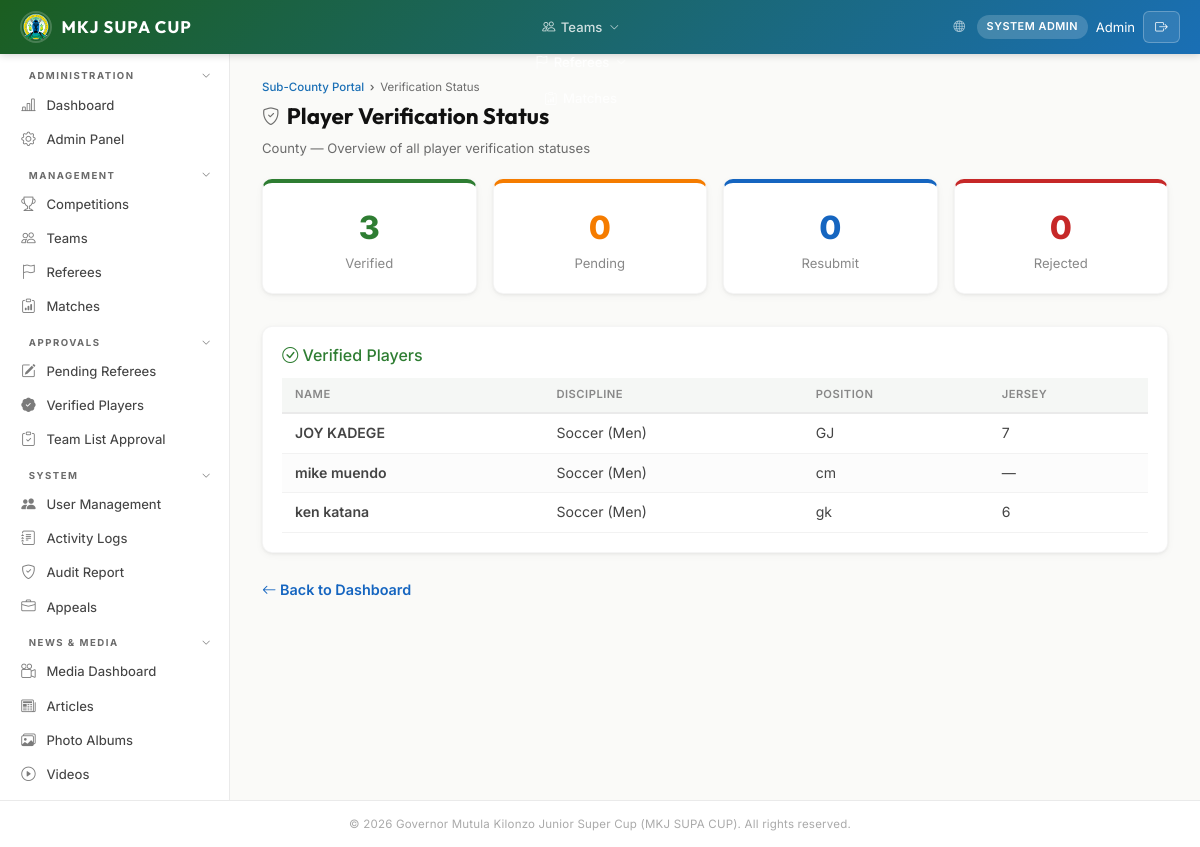
Screenshot of /portal/subcounty-officer/verification/ (signed in) with the database file from the repository.
### accounts/models.py (models this page shows, shortened)
class User(AbstractBaseUser, PermissionsMixin):
    email       = models.EmailField(unique=True)
    first_name  = models.CharField(max_length=100)
    last_name   = models.CharField(max_length=100)
    phone       = models.CharField(max_length=13, validators=[kenya_phone_validator])
    role        = models.CharField(max_length=30, choices=UserRole.choices, default=UserRole.TEAM_MANAGER)
    county      = models.CharField(max_length=100, blank=True, help_text="Kenyan county")
    sub_county  = models.CharField(
        max_length=100, blank=True, default="",
        help_text="Sub-county or constituency assignment for sub-county sports officers",
    )
    profile_photo = models.ImageField(upload_to="profiles/", null=True, blank=True)
    is_active   = models.BooleanField(default=True)
    is_staff    = models.BooleanField(default=False)
    is_suspended = models.BooleanField(default=False, help_text="Admin-suspended account")
    assigned_discipline = models.CharField(
        max_length=30, blank=True, default="",
        help_text="Sport family or discipline this user manages (for Coordinator / Scout roles)",
    )
    must_change_password = models.BooleanField(
        default=False,
        help_text="When True the user must set a new password on next login.",
    )
    date_joined = models.DateTimeField(default=timezone.now)
    last_login  = models.DateTimeField(null=True, blank=True)
    objects = UserManager()
    USERNAME_FIELD  = "email"
    REQUIRED_FIELDS = ["first_name", "last_name"]
    class Meta:
        verbose_name      = "User"
        verbose_name_plural = "Users"
        ordering = ["last_name", "first_name"]

### teams/models.py (models this page shows, shortened)
class CountyPlayer(models.Model):
    discipline = models.ForeignKey(
        CountyDiscipline, on_delete=models.CASCADE,
        related_name="players",
    )
    first_name = models.CharField(max_length=100)
    last_name = models.CharField(max_length=100)
    date_of_birth = models.DateField()
    national_id_number = models.CharField(
        max_length=20, unique=True, validators=[national_id_validator],
        help_text="National ID — unique across all counties and disciplines",
    )
    huduma_number = models.CharField(
        max_length=30, blank=True, default="",
        help_text="Huduma Namba / Huduma Kenya number",
    )
    phone = models.CharField(max_length=13, validators=[kenya_phone_validator])
    sub_county = models.CharField(
        max_length=100, blank=True, default="",
        help_text="Sub-county the player represents",
    )
    ward = models.CharField(
        max_length=100, blank=True, default="",
        help_text="Ward within the sub-county",
    )
    position = models.CharField(max_length=10, blank=True, default="",
                                help_text="Player position (where applicable)")
    jersey_number = models.PositiveIntegerField(null=True, blank=True,
                                                help_text="Jersey number")
    photo = models.ImageField(upload_to="county_players/photos/", null=True, blank=True,
                              help_text="Passport-size photo (required)")
    iprs_photo = models.ImageField(
        upload_to="county_players/iprs_photos/", null=True, blank=True,
        help_text="Passport photo returned from IPRS lookup (auto-populated)",
    )
    id_document = models.ImageField(upload_to="county_players/ids/", null=True, blank=True,
                                    help_text="Copy of National ID (required)")
    birth_certificate = models.ImageField(
        upload_to="county_players/birth_certs/", null=True, blank=True,
        help_text="Copy of Birth Certificate (optional)",
    )
    verification_status = models.CharField(
        max_length=20,
        choices=[
            ("pending", "Pending Verification"),
            ("verified", "Verified / Approved"),
            ("rejected", "Rejected"),
            ("resubmit", "Requires Resubmission"),
        ],
        default="pending",
    )
    rejection_reason = models.TextField(blank=True, default="")
    huduma_status = models.CharField(
        max_length=20,
        choices=[
            ("not_checked", "Not Checked"),
            ("verified", "Verified"),
            ("failed", "Failed"),
        ],
        default="not_checked",
    )
    huduma_verified_at = models.DateTimeField(null=True, blank=True)
    higher_league_status = models.CharField(
        max_length=20,
        choices=[
            ("not_checked", "Not Checked"),
            ("clear", "Clear"),
            ("flagged", "Flagged — Higher League / National Team"),
        ],
        default="not_checked",
        help_text="For non-football disciplines: check if player is in higher league or national team",
    )
    higher_league_details = models.TextField(
        blank=True, default="",
        help_text="Details of higher league / national team participation if flagged",
    )
    registered_at = models.DateTimeField(auto_now_add=True)
    class Meta:
        ordering = ["last_name", "first_name"]

class CountyDiscipline(models.Model):
    registration = models.ForeignKey(
        CountyRegistration, on_delete=models.CASCADE,
        related_name="disciplines",
    )
    sport_type = models.CharField(max_length=30, choices=SportType.choices)
    sub_county = models.CharField(
        max_length=100,
        blank=True,
        default="",
        help_text="Sub-county or constituency that owns this discipline entry",
    )
    class Meta:
        unique_together = ["registration", "sport_type", "sub_county"]
        ordering = ["sub_county", "sport_type"]

### mkj_cms/web_views.py (the view)
# urls.py: path("portal/subcounty-officer/verification/",                       county_admin_verification_view,          name="subcounty_officer_verification"),
@role_required('subcounty_sports_officer', 'admin')
def county_admin_verification_view(request):
    reg = _get_primary_registration_for_user(request.user, auto_create=True)
    disciplines = _discipline_queryset_for_user(request.user).prefetch_related('players')
    approved_players = []
    rejected_players = []
    resubmit_players = []
    pending_players = []
    for disc in disciplines:
        for player in disc.players.all():
            entry = {'player': player, 'discipline': disc}
            if player.verification_status == 'verified':
                approved_players.append(entry)
            elif player.verification_status == 'rejected':
                rejected_players.append(entry)
            elif player.verification_status == 'resubmit':
                resubmit_players.append(entry)
            else:
                pending_players.append(entry)
    return render(request, 'portal/subcounty_officer/verification_status.html', {
        'reg': reg,
        'approved_players': approved_players,
        'rejected_players': rejected_players,
        'resubmit_players': resubmit_players,
        'pending_players': pending_players,
    })

### mkj_cms/web_views.py (called while the page is built, shortened)
def role_required(*roles):
    def decorator(view):
        @wraps(view)
        @login_required(login_url='web_login')
        def wrapper(request, *args, **kwargs):
            if request.user.role not in roles and not request.user.is_superuser:
                messages.error(request, 'You do not have permission to access this page.')
                return redirect('dashboard')
            return view(request, *args, **kwargs)
        return wrapper
    return decorator

def _get_primary_registration_for_user(user, auto_create=False):
    if user.role == UserRole.DIRECTOR_SPORTS:
        return get_object_or_404(CountyRegistration, user=user)
    county = (getattr(user, "county", "") or "").strip()
    if not county:
        return None

def _discipline_queryset_for_user(user):
    disciplines = CountyDiscipline.objects.select_related("registration", "linked_team")
    if user.role == UserRole.DIRECTOR_SPORTS:
        return disciplines.filter(registration__user=user)
    if user.role == UserRole.SUBCOUNTY_SPORTS_OFFICER:
        return disciplines.filter(
            registration__county=user.county,
            sub_county=user.sub_county,
        )
    return disciplines

### templates/portal/subcounty_officer/verification_status.html (shortened to what this page needs)
{% extends 'base.html' %}
{% block content %}
<div class="page-header">
    <div class="breadcrumb">
        <a href="{% url 'subcounty_officer_dashboard' %}">Sub-County Portal</a>
        <span>Verification Status</span>
    </div>
    <h1><i class="bi bi-shield-check"></i> Player Verification Status</h1>
    <p>{{ reg.county }} County &mdash; Overview of all player verification statuses</p>
</div>
<div style="display:grid;grid-template-columns:repeat(auto-fit,minmax(150px,1fr));gap:1rem;margin-bottom:2rem">
    <div class="card" style="padding:1.2rem;text-align:center;border-top:4px solid #2e7d32">
        <div style="font-size:2rem;font-weight:800;color:#2e7d32">{{ approved_players|length }}</div>
        <div style="color:#888;font-size:.82rem">Verified</div>
    </div>
    <div class="card" style="padding:1.2rem;text-align:center;border-top:4px solid #f57c00">
        <div style="font-size:2rem;font-weight:800;color:#f57c00">{{ pending_players|length }}</div>
        <div style="color:#888;font-size:.82rem">Pending</div>
    </div>
    <div class="card" style="padding:1.2rem;text-align:center;border-top:4px solid #1565c0">
        <div style="font-size:2rem;font-weight:800;color:#1565c0">{{ resubmit_players|length }}</div>
        <div style="color:#888;font-size:.82rem">Resubmit</div>
    </div>
    <div class="card" style="padding:1.2rem;text-align:center;border-top:4px solid #C62828">
        <div style="font-size:2rem;font-weight:800;color:#C62828">{{ rejected_players|length }}</div>
        <div style="color:#888;font-size:.82rem">Rejected</div>
    </div>
</div>
{% if approved_players %}
<div class="card" style="padding:1.2rem;margin-bottom:1.5rem">
    <h3 style="font-size:1rem;color:#2e7d32;margin-bottom:.8rem"><i class="bi bi-check-circle"></i> Verified Players</h3>
    <table style="width:100%;border-collapse:collapse;font-size:.88rem">
        <thead><tr style="background:#e8f5e9;text-align:left">
            <th style="padding:.5rem .8rem">Name</th>
            <th style="padding:.5rem .8rem">Discipline</th>
            <th style="padding:.5rem .8rem">Position</th>
            <th style="padding:.5rem .8rem">Jersey</th>
        </tr></thead>
        <tbody>
            {% for entry in approved_players %}
            <tr style="border-bottom:1px solid #eee">
                <td style="padding:.5rem .8rem;font-weight:600">{{ entry.player.first_name }} {{ entry.player.last_name }}</td>
                <td style="padding:.5rem .8rem">{{ entry.discipline.get_sport_type_display }}</td>
                <td style="padding:.5rem .8rem">{{ entry.player.position|default:"—" }}</td>
                <td style="padding:.5rem .8rem">{{ entry.player.jersey_number|default:"—" }}</td>
            </tr>
            {% endfor %}
        </tbody>
    </table>
</div>
{% endif %}
<div style="margin-top:1.5rem">
    <a href="{% url 'subcounty_officer_dashboard' %}" style="color:#1565C0;font-weight:600;font-size:.9rem"><i class="bi bi-arrow-left"></i> Back to Dashboard</a>
</div>
{% endblock %}

### templates/base.html (shortened to what this page needs)
{% load static %}
<!DOCTYPE html>
<html lang="en">
<head>
    <link rel="stylesheet" href="https://cdn.jsdelivr.net/npm/bootstrap@5.1.3/dist/css/bootstrap.min.css">
    <link rel="stylesheet" href="{% static 'css/style.css' %}">
    <link rel="stylesheet" href="https://cdn.jsdelivr.net/npm/bootstrap-icons@1.11.3/font/bootstrap-icons.min.css">
</head>
<body>
    {% block body %}
    <nav class="navbar">
        <div style="display:flex;align-items:center;gap:0">
            <a href="{% url 'dashboard' %}" class="navbar-brand">
                <img src="{% static 'img/Makueni logo.png' %}" alt="Makueni County Logo">
                <span>MKJ SUPA CUP</span>
            </a>
        </div>
        <ul class="navbar-nav">
            {% if user.role == 'admin' or user.role == 'competition_manager' %}
            <li>
                <a href="{% url 'competitions_list' %}" class=""></a>
            </li>
            {% endif %}
            {% if user.role == 'admin' or user.role == 'competition_manager' or user.role == 'verification_officer' or user.role == 'team_manager' %}
            <li>
                <a href="{% url 'teams_list' %}" class="{% if 'team' in request.resolver_match.url_name %}active{% endif %}"><i class="bi bi-people"></i> Teams <i class="bi bi-chevron-down" style="font-size:.6rem;margin-left:.1rem"></i></a>
            </li>
            {% endif %}
            {% if user.role == 'admin' or user.role == 'coordinator' or user.role == 'referee' %}
            <li>
                <a href="{% url 'referees_list' %}" class=""><i class="bi bi-flag"></i> <i class="bi bi-chevron-down" style="font-size:.6rem;margin-left:.1rem"></i></a>
            </li>
            {% endif %}
            <li><a href="{% url 'matches_list' %}" class="{% if 'match' in request.resolver_match.url_name %}active{% endif %}"><i class="bi bi-clipboard-data"></i> Matches</a></li>
        </ul>
        <div class="navbar-user">
            <a href="{% url 'home' %}" style="color:rgba(255,255,255,.65);font-size:.72rem;margin-right:.25rem;"><i class="bi bi-globe"></i></a>
            <span class="role-badge">{{ user.get_role_display }}</span>
            <span style="font-size:.82rem">{{ user.first_name }}</span>
            <form method="post" action="{% url 'web_logout' %}" style="display:inline;">
                <button type="submit" class="btn-logout"><i class="bi bi-box-arrow-right"></i></button>
            </form>
        </div>
    </nav>
    <div class="layout">
        {% include 'includes/sidebar.html' %}
        <main class="main-content">
            {% block content %}{% endblock %}
        </main>
    </div>
    <footer class="footer">
        &copy; 2026 Governor Mutula Kilonzo Junior Super Cup (MKJ SUPA CUP). All rights reserved.
    </footer>
    {% endblock %}
</body>
</html>

### rows the page displays
User: role "SYSTEM ADMIN", first_name "Admin"
CountyPlayer: player.first_name "JOY", player.last_name "KADEGE", discipline.sport_type "Soccer (Men)", player.position "GJ", player.jersey_number "7"
CountyPlayer: player.first_name "mike", player.last_name "muendo", discipline.sport_type "Soccer (Men)", player.position "cm", player.jersey_number "—"
CountyPlayer: player.first_name "ken", player.last_name "katana", discipline.sport_type "Soccer (Men)", player.position "gk", player.jersey_number "6"

### other values shown
{{ approved_players|length }} "3"
{{ pending_players|length }} "0"
{{ resubmit_players|length }} "0"
{{ rejected_players|length }} "0"
